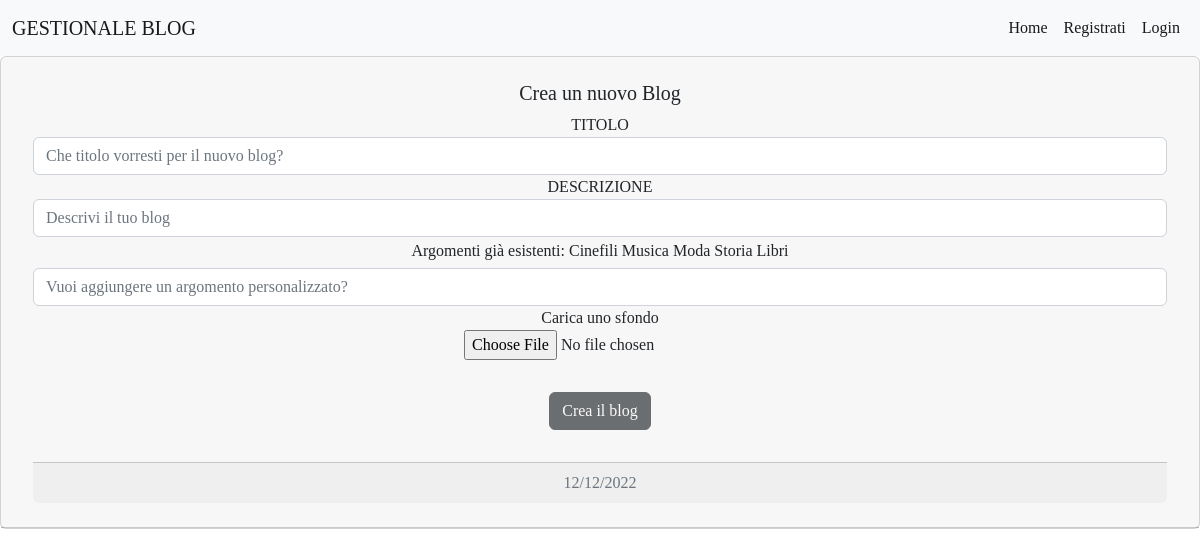
Screenshot of /php/creablog.php with the database file from the repository.
### tables this page shows
CREATE TABLE `argomento` (
  `nome` varchar(255) NOT NULL,
  `idargomento` int(10) NOT NULL,
  `id_blog_riferimento` int(20) NOT NULL,
  `id_post_riferimento` int(20) DEFAULT NULL
);

### php/cookiefont.php (called while the page is built, shortened)
<?php
$array = array($_COOKIE);
$Font = json_encode($array[0]["Font"]);

### php/creablog.php (the view, shortened to what this page needs)
<?php
include_once('header.php');
include('cookiefont.php');
?>
<?php
$querynomeargomenti = $mysqli->query("SELECT argomento.nome FROM argomento WHERE (argomento.id_post_riferimento IS NULL)");
$listanomeargomenti = $querynomeargomenti->fetch_all(MYSQLI_ASSOC);
?>
<!DOCTYPE html>
<html lang="it">
<?php
include 'head.php';
?>
<body id="body" style="font-family:<?php echo htmlspecialchars($Font) ?>;">
    <div class="card text-center">
        <div class="card-header">
            <div class="card-body">
                <h5 class="card-title">Crea un nuovo Blog</h5>
                <form action="" method="POST" id="form" enctype="multipart/form-data">
                    <div class="form-group">
                        <label for="titolo">TITOLO</label>
                        <input type="text" class="form-control" id="titolo" name="titolo" placeholder="Che titolo vorresti per il nuovo blog?">
                        <label for="descrizione">DESCRIZIONE </label>
                        <input type="text" class="form-control" name="descrizione" id="descrizione" placeholder="Descrivi il tuo blog">
                        <div class="mt-1">
                            <h6>Argomenti già esistenti:
                                <?php foreach ($listanomeargomenti as $argomenti) { ?>
                                    <?php echo $argomenti["nome"] ?>
                                <?php } ?>
                            </h6>
                        </div>
                        <div id=" nuovoargomento">
                            <input type="text" class="form-control" name="argomento" id="argomento" placeholder="Vuoi aggiungere un argomento personalizzato?"" display=" none">
                        </div>
                    </div>
                    <label for="imgbackground">Carica uno sfondo </label>
                    <p class="text-center">
                        <input type="file" name="imgbackground" accept=".jpg" class="custom-file">
                    </p>
                    <div class="form-group p-3">
                        <button type="submit" value="Crea" class="btn btn-dark float-left" name="creablog_bottone" id="creablog_bottone" disabled>
                            Crea il blog
                        </button>
                    </div>
                </form>
                <?php $Giorno = new DateTime("now", new DateTimeZone('Europe/Berlin')); ?>
                <div class=" card-footer text-muted">
                    <?php echo $Giorno->format('d/m/Y');
                    ?>
                </div>
            </div>
        </div>
    </div>
</body>
</html>

### rows the page displays
argomento: nome "Cinefili"
argomento: nome "Musica"
argomento: nome "Moda"
argomento: nome "Storia"
argomento: nome "Libri"

### other values shown
$Giorno->format('d/m/Y') "12/12/2022"
